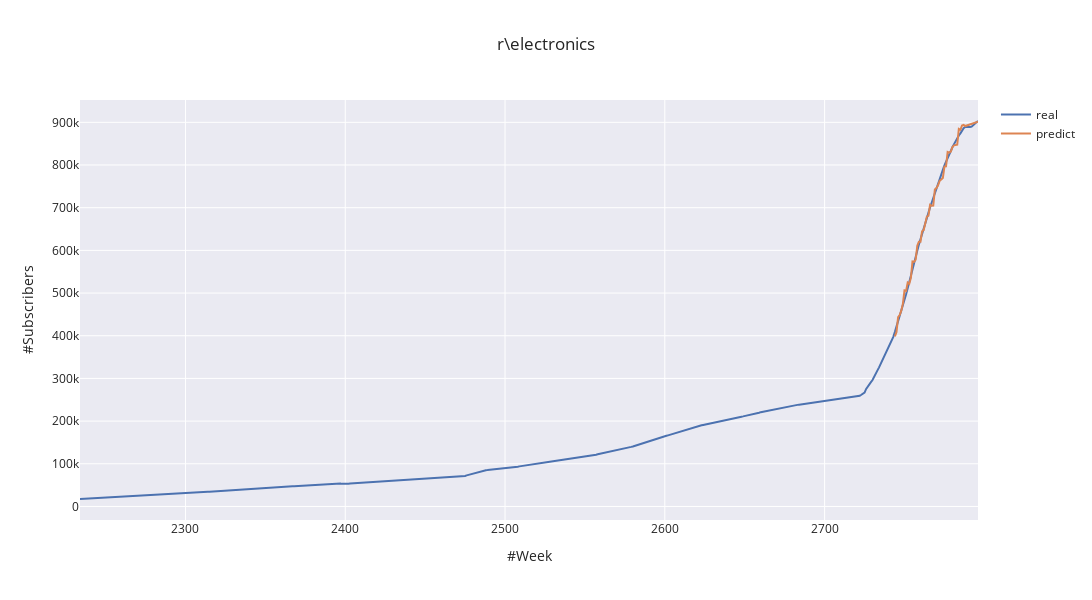

The cell this chart's notebook holds for it:
### Code cell
# Create a figure with multiple lines
fig = go.Figure()
for x_week, y_subscribers, label in ([real_weeks, real_subscribers, 'real'], [predict_weeks, predict_subscribers, 'predict']):
    fig.add_trace(go.Scatter(x=x_week, y=y_subscribers,
                    mode='lines',
                    name=label)
                 )
    
# Update the layout
fig.update_layout(title='r\\{}'.format(subreddit_name), xaxis_title='#Week', yaxis_title='#Subscribers', title_x = 0.5)
fig.update_layout(template='seaborn', paper_bgcolor='rgba(0,0,0,0)')
fig.update_layout(width=1200, height=600)
fig.write_image('{}/{}'.format('output', 'gaming_predicted.png'))
# Show the plot
fig.show()

### Figure 1 — Plotly figure (JSON) as saved in the notebook; plotly's stock layout.template omitted (floating-point values rounded to 4 significant figures; data arrays with more than 128 entries replaced by an {"elided": "..."} marker saying what was removed)
{"data": [{"mode": "lines", "name": "real", "type": "scatter", "x": {"elided": "558 int values"}, "y": {"elided": "558 int values"}}, {"mode": "lines", "name": "predict", "type": "scatter", "x": [2744, 2745, 2746, 2747, 2748, 2749, 2750, 2751, 2752, 2753, 2754, 2755, 2756, 2757, 2758, 2759, 2760, 2761, 2762, 2763, 2764, 2765, 2766, 2767, 2768, 2769, 2770, 2771, 2772, 2773, 2774, 2775, 2776, 2777, 2778, 2779, 2780, 2781, 2782, 2783, 2784, 2785, 2786, 2787, 2788, 2796], "y": [398400.0, 408900.0, 443400.0, 448500.0, 458900.0, 475200.0, 506400.0, 505000.0, 524800.0, 521700.0, 535500.0, 574000.0, 573200.0, 578300.0, 610600.0, 620200.0, 620300.0, 644900.0, 647400.0, 663800.0, 679300.0, 681300.0, 706700.0, 704700.0, 704900.0, 742500.0, 745900.0, 752400.0, 763000.0, 765900.0, 769400.0, 796500.0, 797000.0, 830500.0, 828900.0, 831400.0, 842400.0, 846000.0, 847400.0, 847500.0, 884600.0, 882500.0, 892700.0, 894000.0, 891300.0, 901300.0]}], "layout": {"height": 600, "paper_bgcolor": "rgba(0, 0, 0, 0)", "title": {"text": "r\\electronics", "x": 0.5}, "width": 1200, "xaxis": {"autorange": true, "range": [2234, 2796], "title": {"text": "#Week"}, "type": "linear"}, "yaxis": {"autorange": true, "range": [-31740.0, 952300.0], "title": {"text": "#Subscribers"}, "type": "linear"}}}
